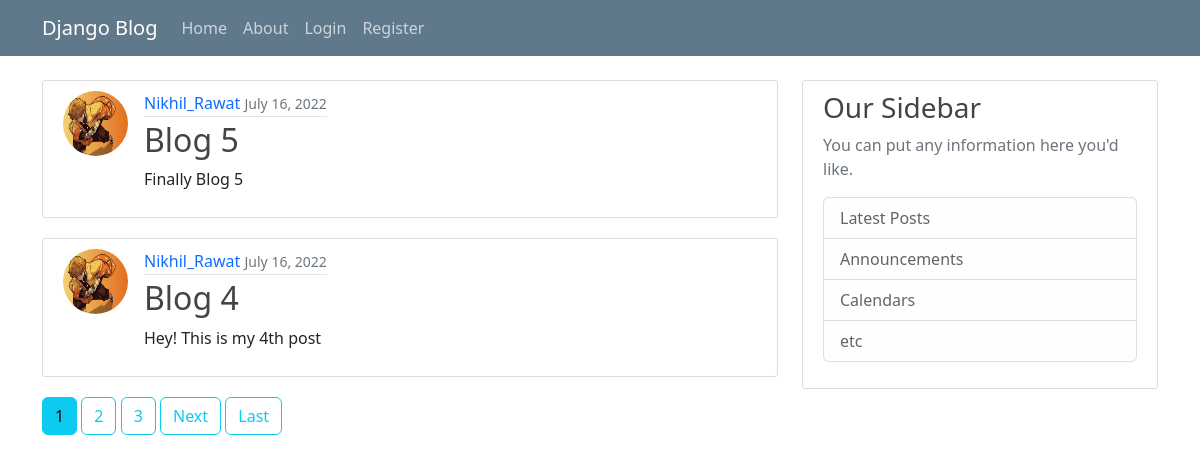
The page / on the database its author committed.
### blog/models.py (models this page shows, shortened)
class Post(models.Model):                                      #The code for this class froms a table named post in the backend of our application containing the following fields, after making this table you have to aplly migration commands in your cmd, for the table to be created, a file will be created in the mogrations folder
    title = models.CharField(max_length=100)
    content= models.TextField()
    date_posted = models.DateTimeField(default=timezone.now)   #auto_now=True sets the date time as current date time whenever the post is updated, auto_now_add sets the date time as current whenever a new post is added
    author = models.ForeignKey(User, on_delete=models.CASCADE)

### users/models.py (models this page shows, shortened)
class Profile(models.Model):                                                        #inherenting the Model class from models
    user = models.OneToOneField(User, on_delete=models.CASCADE)                     #creating a one to one relationship bewtween user and profile, cascadehere means if the user is deleted delete the profile but if the profile is deleted the user wont get deleted, it's only a one way thing
    image = models.ImageField(default='default.jpg', upload_to='profile_pics')      #we need to work with images inn python-django

### blog/views.py (the view)
# urls.py: path('', PostListView.as_view(), name='blog-home'),
class PostListView(ListView):                                       #used to create list views on our website
    model = Post                                                    #model on which itertions will be done, here(post table)
    template_name = 'blog/home.html'                                #<app>/<model>_<viewtype>.html
    context_object_name = 'posts'                                   #name for the variable our logic will be looping over, the default name is object
    ordering = ['-date_posted']                                     #ordering the posts according to the latest to oldest posts
    paginate_by=2                                                   #this will provide pagination to our website, also this will pass some parameters the html file that is called from here that is pagination object, is_paginated etc

### blog/templates/blog/home.html (shortened to what this page needs)
{% extends "blog/base.html" %}
{%block content%}
    {% for post in posts %}
    <article class="media content-section" style="display: flex; flex-direction:row">
      <img class="rounded-circle article-img" src="{{ post.author.profile.image.url }}" alt="">
      <div class="media-body">
        <div class="article-metadata">
          <a class="mr-2" href="{% url 'user-post' post.author.username %}">{{ post.author }}</a>
          <small class="text-muted">{{ post.date_posted|date:"F d, Y" }}</small>
        </div>
        <h2><a class="article-title" href="{% url 'post-detail' post.id %}">{{ post.title }}</a></h2>
        <p class="article-content">{{ post.content }}</p>
      </div>
    </article>
    {% endfor %}
    {% if is_paginated %}
      {% for num in page_obj.paginator.page_range %}
        {% if page_obj.number == num %}
          <a class="btn btn-info mb-4 " href="?page={{ num }}">{{ num }}</a>
        {% elif num > page_obj.number|add:'-3' and num < page_obj.number|add:'3' %}
          <a class="btn btn-outline-info mb-4 " href="?page={{ num }}">{{ num }}</a>
        {% endif %}
      {% endfor %}
      {% if page_obj.has_next %}
        <a class="btn btn-outline-info mb-4 " href="?page={{ page_obj.next_page_number }}">Next</a>
        <a class="btn btn-outline-info mb-4 " href="?page={{ page_obj.paginator.num_pages }}">Last</a>
      {% endif %}
    {% endif %}
{% endblock content %}

### blog/templates/blog/base.html (shortened to what this page needs)
{% load static%}
<!DOCTYPE html>
<html lang="en">
<head>
    <link rel="stylesheet" href="{% static 'blog/main.css' %}">
    <link href="https://cdn.jsdelivr.net/npm/bootstrap@5.2.0-beta1/dist/css/bootstrap.min.css" rel="stylesheet">
</head>
<body>
        <header class="site-header">
            <nav class="navbar navbar-expand-md navbar-dark bg-steel fixed-top">
              <div class="container">
                <a class="navbar-brand mr-4" href="/">Django Blog</a>
                <div class="collapse navbar-collapse" id="navbarToggle">
                  <div class="navbar-nav mr-auto">
                    <a class="nav-item nav-link" href="{% url 'blog-home' %}">Home</a>
                    <a class="nav-item nav-link" href="{% url 'blog-about' %}">About</a>
                  </div>
                  <div class="navbar-nav">
                    {% if user.is_authenticated %}
                    <a class="nav-item nav-link" href="{% url 'post-create' %}">Create Post</a>
                    <a class="nav-item nav-link" href="{% url 'profile' %}">Profile</a>
                    <a class="nav-item nav-link" href="{% url 'logout' %}">Logout</a>
                    {% else %}
                      <a class="nav-item nav-link" href="{% url 'login' %}">Login</a>
                      <a class="nav-item nav-link" href="{% url 'register' %}">Register</a>
                    {% endif %}
                  </div>
                </div>
              </div>
            </nav>
        </header>
    <main role="main" class="container marg">
        <div class="row">
          <div class="col-md-8">
            {% block content %}{% endblock %}
          </div>
          <div class="col-md-4">
            <div class="content-section">
              <h3>Our Sidebar</h3>
              <p class='text-muted'>You can put any information here you'd like.
                <ul class="list-group">
                  <li class="list-group-item list-group-item-light">Latest Posts</li>
                  <li class="list-group-item list-group-item-light">Announcements</li>
                  <li class="list-group-item list-group-item-light">Calendars</li>
                  <li class="list-group-item list-group-item-light">etc</li>
                </ul>
              </p>
            </div>
          </div>
        </div>
    </main>
</body>
</html>

### blog/static/blog/main.css (style rules this page uses)
body { background: #fafafa; color: #333333; margin-top: 5rem; }
h1, h2, h3, h4, h5, h6 { color: #444444; }
ul { margin: 0; }
.bg-steel { background-color: #5f788a; }
.site-header .navbar-nav .nav-link { color: #cbd5db; }
.content-section { background: #ffffff; padding: 10px 20px; border: 1px solid #dddddd; border-radius: 3px; margin-bottom: 20px; }
.article-title { color: #444444; }
.article-content { white-space: pre-line; }
.article-img { height: 65px; width: 65px; margin-right: 16px; }
.article-metadata { padding-bottom: 1px; margin-bottom: 4px; border-bottom: 1px solid #e3e3e3 }
.marg { margin-top: 80px; }
.media-body a { text-decoration: none; }

### rows shown on the page
Post: author.profile.image (picture), author "Nikhil_Rawat", date_posted "July 16, 2022", title "Blog 5", content "Finally Blog 5"
Post: author.profile.image (picture), author "Nikhil_Rawat", date_posted "July 16, 2022", title "Blog 4", content "Hey! This is my 4th post"

### other values the page prints
{{ num }} "1"
{{ num }} "2" "3"
